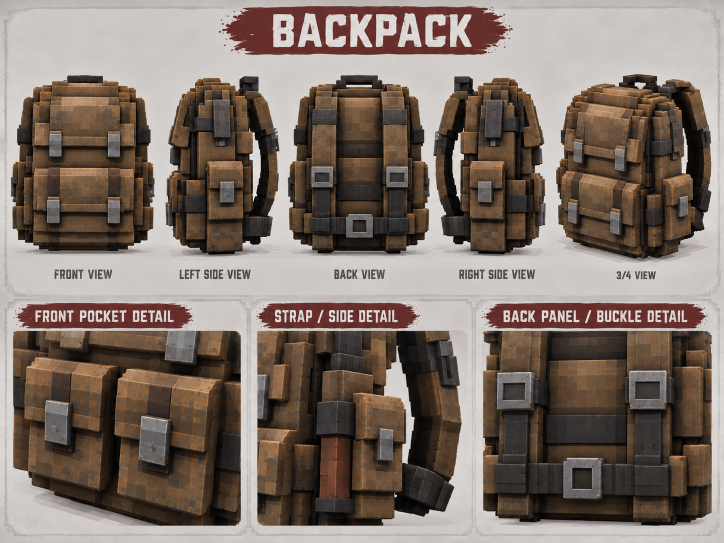
#> input picture blender/characters/soldier/assets/backpack_v001/primary_reference.png, 1448 x 1086 px, given in place of Front.png, which was not available (shown at 1/2 size)
$ python package_review.py
#> lines starting #> are read from the running program, lines starting #| are printed output that depends on the picture; pictures that were not available may be replaced by others from this repository, and a replacement may not be noted
"""Arrange actual Blender views of the standalone equipment, without retouching."""
from pathlib import Path
from PIL import Image,ImageDraw,ImageFont
HERE=Path(__file__).resolve().parent
font='/System/Library/Fonts/Supplemental/Arial.ttf'
title=ImageFont.truetype(font,29);small=ImageFont.truetype(font,19)
views=['Front','Front_3Q','Left_Side','Back']
canvas=Image.new('RGB',(1920,650),(235,230,220));d=ImageDraw.Draw(canvas)
#> after `canvas = Image.new('RGB', (1920, 650), (235, 230, 220))`:
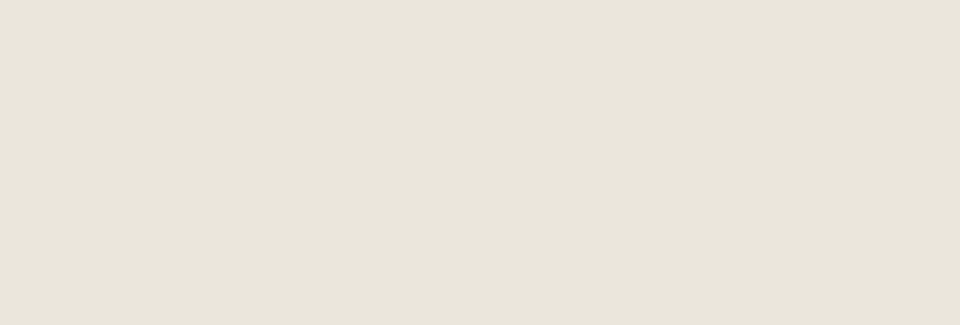
#> canvas: PIL image 1920x650 RGB (shown at 1/2 size); mean R, G, B 235, 230, 220
d.text((24,14),'SOLDIER / BACKPACK v001',font=title,fill=(63,47,32))
d.text((24,51),'Standalone equipment | Layered canvas / leather straps / metal buckles | PENDING',font=small,fill=(101,83,60))
for i,view in enumerate(views):
    im=Image.open(HERE/'renders'/f'{view}.png').convert('RGB').resize((480,540),Image.Resampling.LANCZOS)
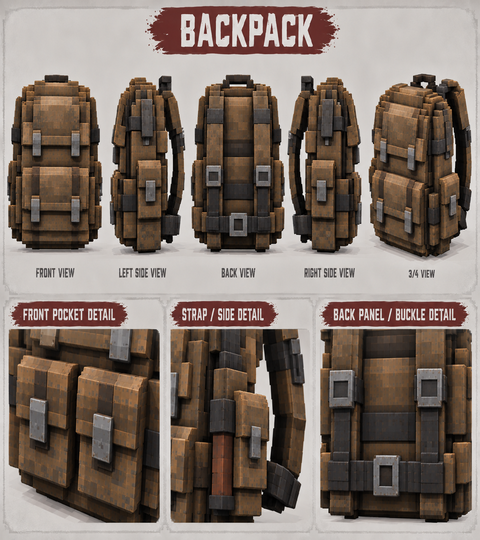
#> im: PIL image 480x540 RGB; mean R, G, B 127.3, 113.8, 104.9
    canvas.paste(im,(480*i,84))
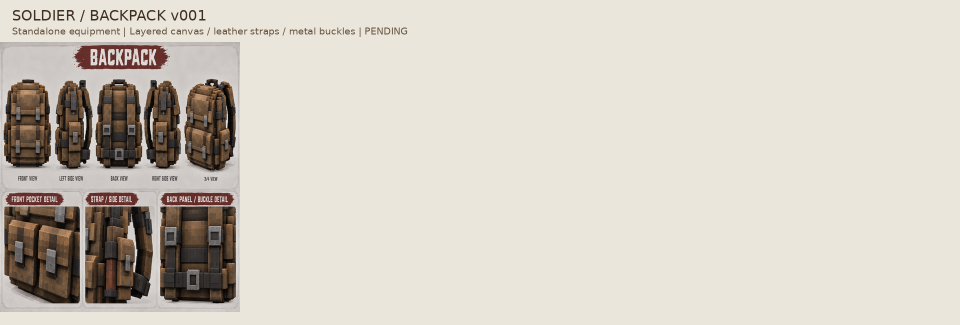
#> canvas: PIL image 1920x650 RGB (shown at 1/2 size); mean R, G, B 211.9, 205.1, 195.3
#> (the run stopped early here; a loop or call above may not have finished)
